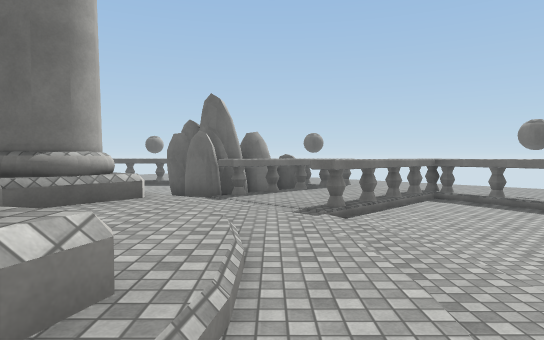
view 1 (above)

22 first-person views from a walk through a Unity game level. The camera is 1.5 m above the floor, tilts 2° down and sees 75° across. The floor is counted in squares, 2 m on a side. Each view is taken from the middle of a square. On the plan, view 1 faces up. The plan holds only what a view shows up to about 11 squares ahead; the rest is blank. The place goes on beyond the plan. Surface patterns are stand-ins for the level's own textures.

view 2
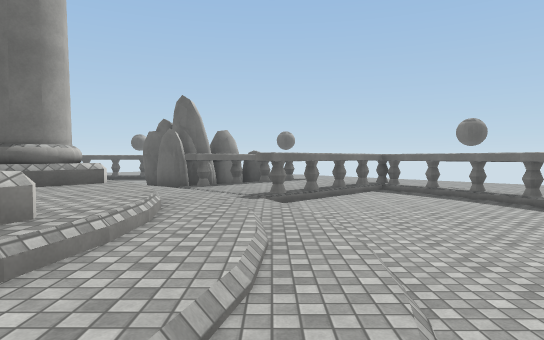

view 3
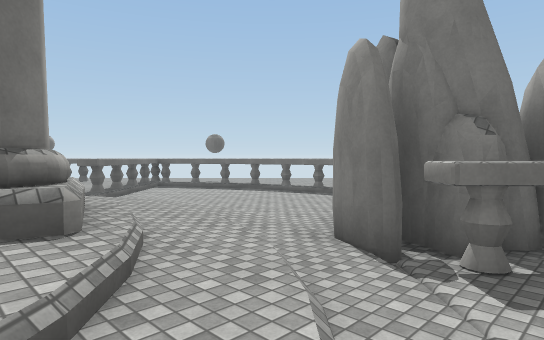

view 4
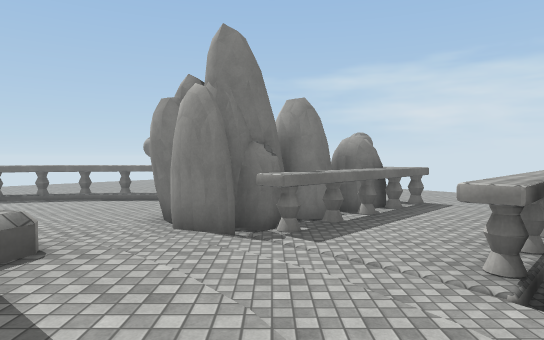

view 5
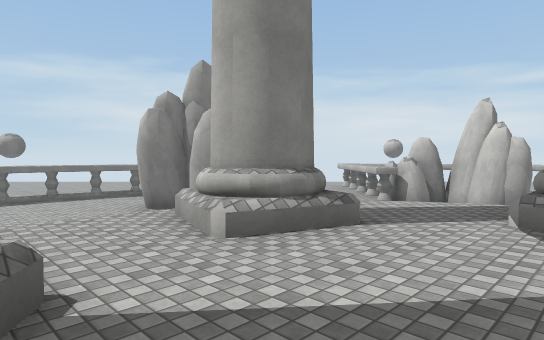

view 6
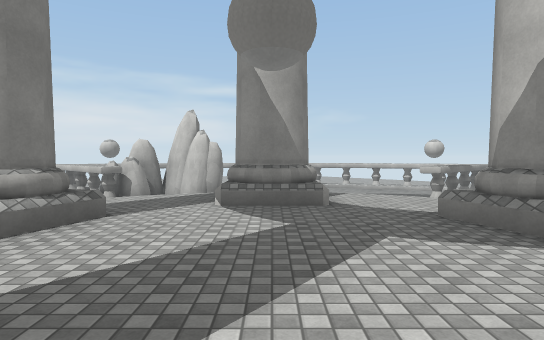

view 7
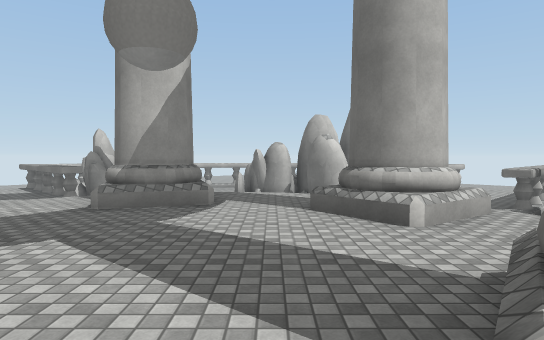

view 8
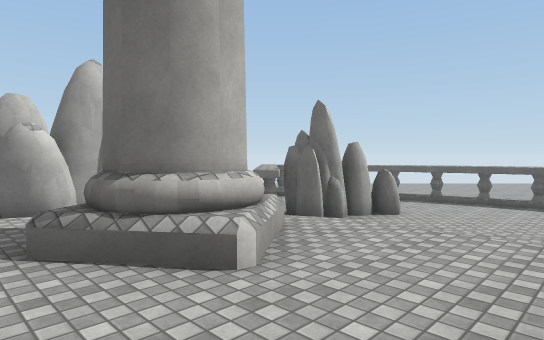

view 9
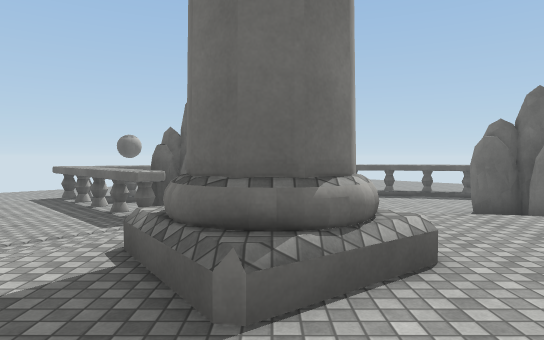

view 10
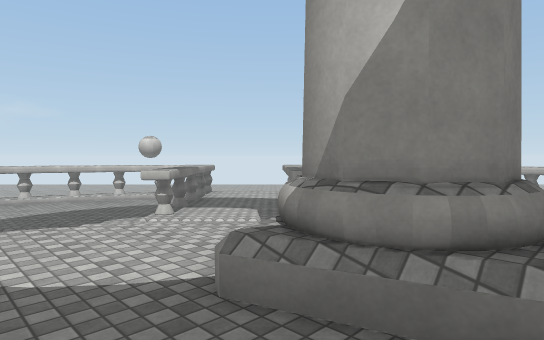

view 11
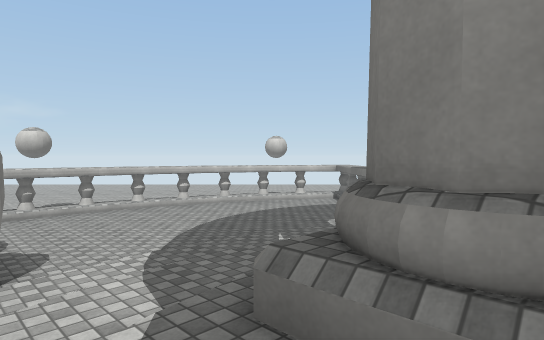

view 12
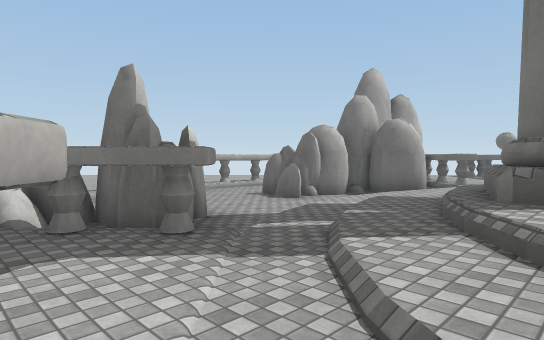

view 13
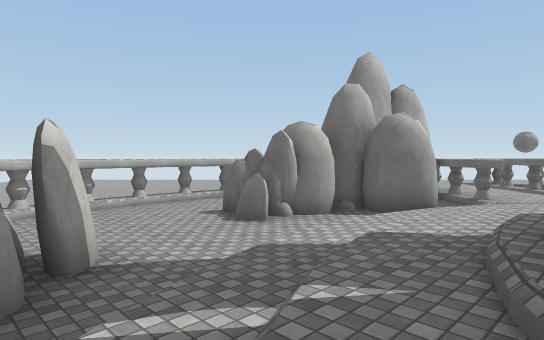

view 14
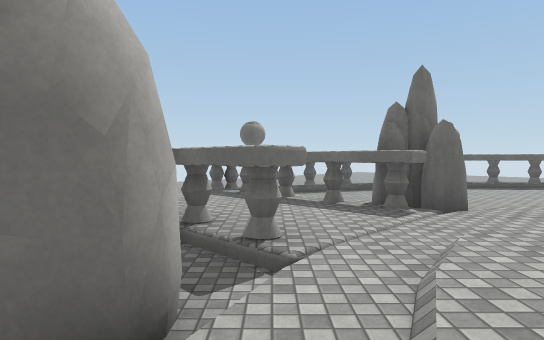

view 15
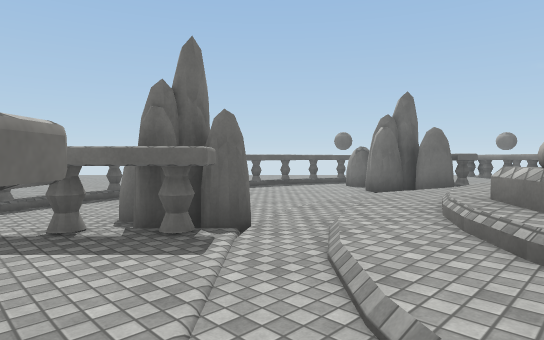

view 16
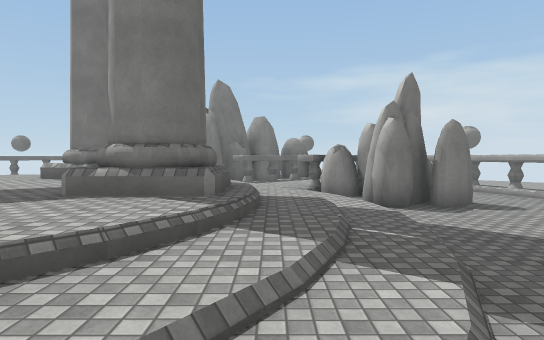

view 17
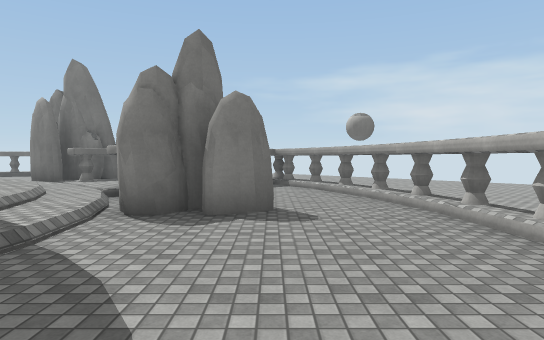

view 18
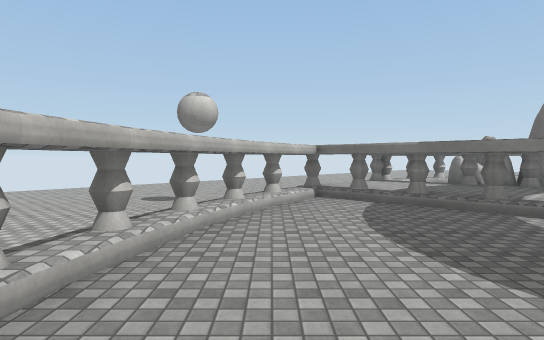

view 19
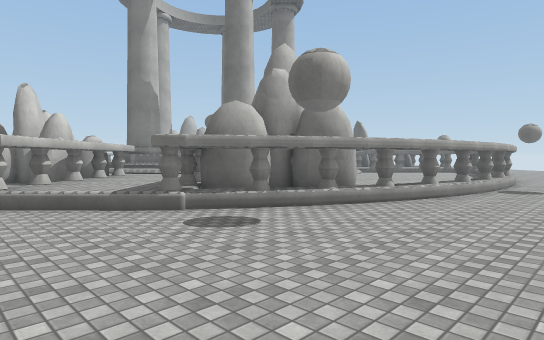

view 20
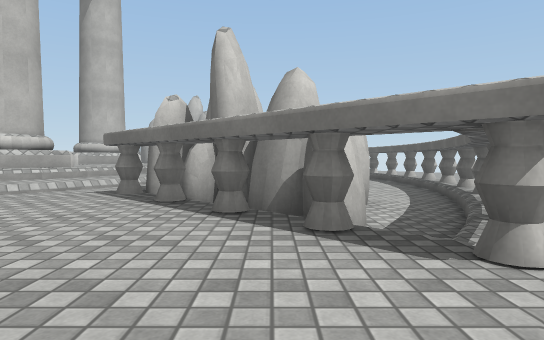

view 21
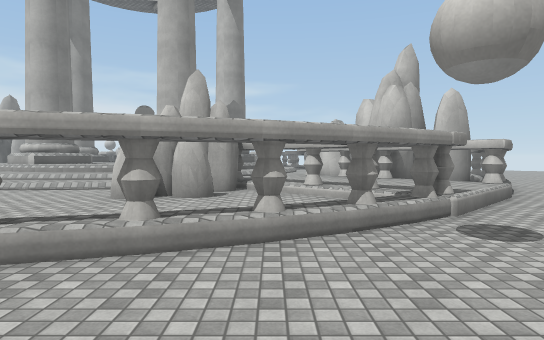

view 22
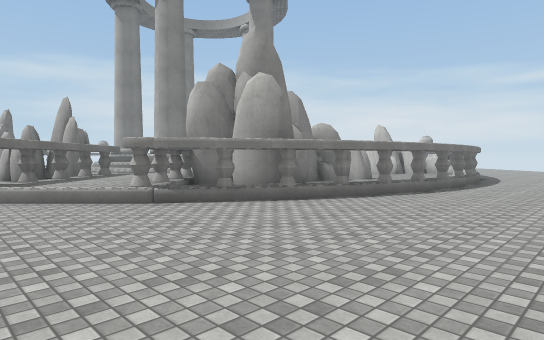

### Floor plan
Key: @ floor where view 1 was taken; # wall or solid block; . main floor; : floor 0.25 m higher than the main floor; + floor 0.5 m higher than the main floor; * floor 0.75 m higher than the main floor; % floor 1.25 m higher than the main floor; / step, stairs or slope.
Columns run from 20 left of view 1 to 9 right of it. Each row starts with its distance up from view 1.
 16           .
 15          ...
 14         ...../###/
 13        .../##:::::##
 12 . ...  ./##:::::::::#
 11  ....../#::::::::::####/   ..
 10 ....../+##:##:::::####++/  ..
  9 ...../#+++###:///:###++##
  8 .....###+++#///////#+++#:#
  7  .../####+++///////+++#::#/
  6  ...# ####+///%%%///+#::::#
  5  ...# ###///###%###///::::#.
  4  ../: ###////#%%%#////:::::/
  3  ..#::##///%%%%%%%%%///::::#
  2  ..#::##///##%%%%%#%///::::#.
  1   .#:::://*##%%%%%##///::::#.
  0 .../:::::/*##%%%%%##@/:#::#/.
 -1 ... #::#:///%%%#%%%//+##::#..
 -2     #: ###+///%#%///+######..
 -3     #/###+++///////+++####...
 -4      ###+++#///////#+++###....
 -5       #+++#:::///#:##+++#/....
 -6        +##:::::::#####++/.....
 -7        /#::::::::#:::##/.....
 -8     ...  #/::::::::::#/  ... .
 -9     ......###:::::###
-10     .........####/
-11     .........     ......
-12     .......   ..  ......
-13      .....    ..    ...
-14       ..      ..     ..

Positions as (right, up) in squares from view 1, and headings:
1: (0, 0), facing up
2: (1, -1), facing up
3: (-2, -3), facing up-right
4: (-4, -2), facing right
5: (-5, 4), facing down-right
6: (-5, 5), facing down
7: (-2, 3), facing left
8: (-4, 3), facing up-left
9: (-7, 2), facing up
10: (-6, 2), facing down-left
11: (-3, -1), facing down-left
12: (-8, -4), facing up-left
13: (-9, -2), facing up-left
14: (-11, 3), facing up
15: (-11, 5), facing up-right
16: (-10, -3), facing right
17: (-8, -7), facing right
18: (-5, -8), facing left
19: (9, -8), facing up-left
20: (4, 10), facing left
21: (-10, 16), facing down
22: (-20, 12), facing down-right
